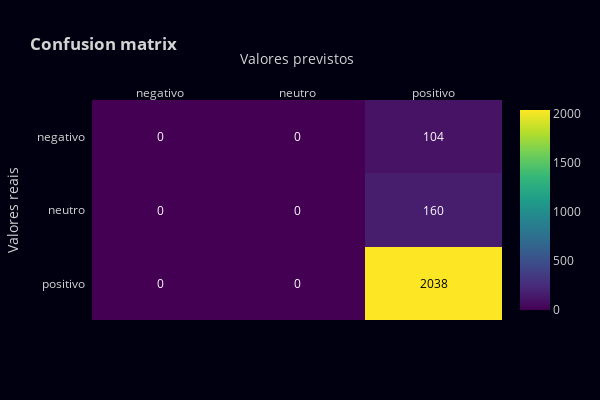

Source (notebook cell):
### Markdown cell above
Em estatística, os classificadores Naive Bayes são uma família de "classificadores probabilísticos" simples baseados na aplicação do teorema de Bayes com suposições de independência fortes (ingênuas) entre os recursos. Eles estão entre os modelos de rede bayesiana mais simples, mas juntamente com a estimativa de densidade do kernel, eles podem atingir níveis de precisão mais altos.<br/>

Os classificadores Naive Bayes são altamente escaláveis, exigindo uma série de parâmetros lineares no número de variáveis (características/preditores) em um problema de aprendizado. O treinamento de probabilidade máxima pode ser feito avaliando uma expressão de forma fechada, que leva tempo linear, em vez de uma aproximação iterativa cara, como usada para muitos outros tipos de classificadores.

### Code cell
# Create o modelo Multinomial Naive Bayes
nb = MultinomialNB()

# Treinamento do modelo
nb.fit(x_train_tfidf, y_train)

# Realização das previsões
y_pred_class = nb.predict(x_test_dtm)
y_pred_prob = nb.predict_proba(x_test_dtm)[:, 1]

#Visualizando os resultados
resultadosNB = round(metrics.accuracy_score(y_test, y_pred_class) * 100, 2)
print('Os dados de testes obtiveram a acurácia de: {}%'.format(resultadosNB))

#Salvando resultado
resultado = {
    'MÉTODO': 'Naive Bayes',
    'ACURÁCIA': resultadosNB
}
lista_resultados.append(resultado)

conf_matrix(metrics.confusion_matrix(y_test, y_pred_class))

### Figure 1 — Plotly figure (JSON) as saved in the notebook; plotly's stock layout.template omitted (floating-point values rounded to 4 significant figures)
{"data": [{"colorscale": [[0, "#440154"], [0.1111, "#482878"], [0.2222, "#3e4989"], [0.3333, "#31688e"], [0.4444, "#26828e"], [0.5556, "#1f9e89"], [0.6667, "#35b779"], [0.7778, "#6ece58"], [0.8889, "#b5de2b"], [1, "#fde725"]], "reversescale": false, "showscale": true, "type": "heatmap", "x": ["negativo", "neutro", "positivo"], "y": ["positivo", "neutro", "negativo"], "z": [[0, 0, 2038], [0, 0, 160], [0, 0, 104]]}], "layout": {"annotations": [{"font": {"color": "#FFFFFF"}, "showarrow": false, "text": "0", "x": "negativo", "xref": "x", "y": "positivo", "yref": "y"}, {"font": {"color": "#FFFFFF"}, "showarrow": false, "text": "0", "x": "neutro", "xref": "x", "y": "positivo", "yref": "y"}, {"font": {"color": "#000000"}, "showarrow": false, "text": "2038", "x": "positivo", "xref": "x", "y": "positivo", "yref": "y"}, {"font": {"color": "#FFFFFF"}, "showarrow": false, "text": "0", "x": "negativo", "xref": "x", "y": "neutro", "yref": "y"}, {"font": {"color": "#FFFFFF"}, "showarrow": false, "text": "0", "x": "neutro", "xref": "x", "y": "neutro", "yref": "y"}, {"font": {"color": "#FFFFFF"}, "showarrow": false, "text": "160", "x": "positivo", "xref": "x", "y": "neutro", "yref": "y"}, {"font": {"color": "#FFFFFF"}, "showarrow": false, "text": "0", "x": "negativo", "xref": "x", "y": "negativo", "yref": "y"}, {"font": {"color": "#FFFFFF"}, "showarrow": false, "text": "0", "x": "neutro", "xref": "x", "y": "negativo", "yref": "y"}, {"font": {"color": "#FFFFFF"}, "showarrow": false, "text": "104", "x": "positivo", "xref": "x", "y": "negativo", "yref": "y"}], "height": 400, "title": {"text": "<b>Confusion matrix</b>"}, "width": 600, "xaxis": {"dtick": 1, "gridcolor": "rgb(0, 0, 0)", "side": "top", "ticks": "", "title": {"text": "Valores previstos"}}, "yaxis": {"dtick": 1, "ticks": "", "ticksuffix": "  ", "title": {"text": "Valores reais"}}}}
